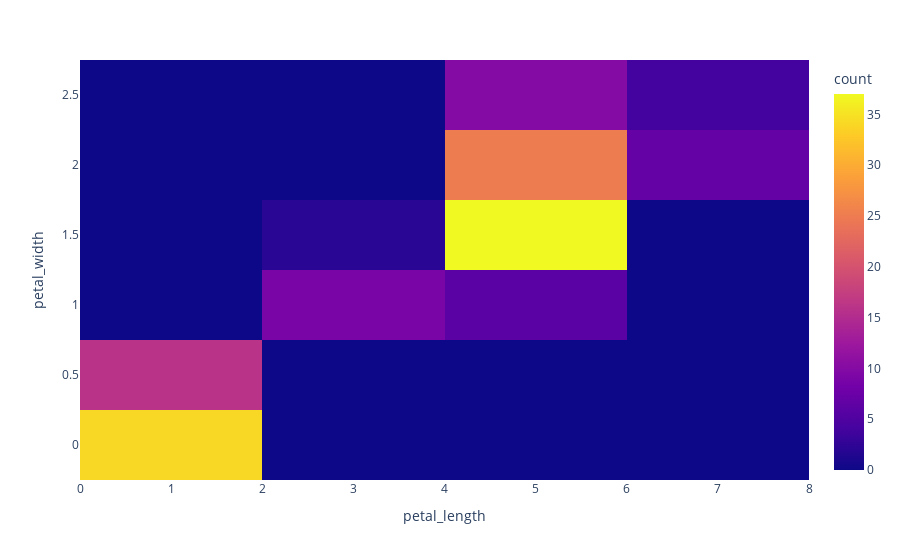

Notebook code cell kept with this figure:
### Code cell
fig = px.density_heatmap(iris, x= 'petal_length',y='petal_width')
fig.show()

### Figure 1 — Plotly figure (JSON) as saved in the notebook; plotly's stock layout.template omitted (floating-point values rounded to 4 significant figures; data arrays with more than 128 entries replaced by an {"elided": "..."} marker saying what was removed)
{"data": [{"coloraxis": "coloraxis", "hovertemplate": "petal_length=%{x}<br>petal_width=%{y}<br>count=%{z}<extra></extra>", "name": "", "type": "histogram2d", "x": {"elided": "150 float values"}, "xaxis": "x", "xbingroup": "x", "y": {"elided": "150 float values"}, "yaxis": "y", "ybingroup": "y"}], "layout": {"coloraxis": {"colorbar": {"title": {"text": "count"}}, "colorscale": [[0, "#0d0887"], [0.1111, "#46039f"], [0.2222, "#7201a8"], [0.3333, "#9c179e"], [0.4444, "#bd3786"], [0.5556, "#d8576b"], [0.6667, "#ed7953"], [0.7778, "#fb9f3a"], [0.8889, "#fdca26"], [1, "#f0f921"]]}, "legend": {"tracegroupgap": 0}, "margin": {"t": 60}, "xaxis": {"anchor": "y", "domain": [0, 1], "title": {"text": "petal_length"}}, "yaxis": {"anchor": "x", "domain": [0, 1], "title": {"text": "petal_width"}}}}
